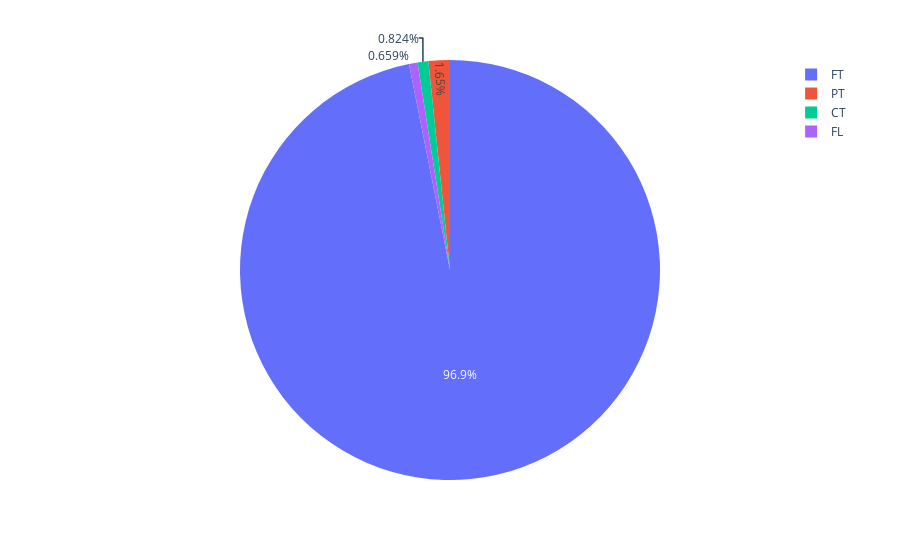

Source (notebook cell):
### Code cell
# Full time çalışma şeklinin toplam çalışma şekline oranı %97
fig2 = px.pie(df1, values = df1['employment_type'].value_counts().values, names = df1['employment_type'].value_counts().index)
fig2.show()

### Figure 1 — Plotly figure (JSON) as saved in the notebook; plotly's stock layout.template omitted (floating-point values rounded to 4 significant figures)
{"data": [{"domain": {"x": [0, 1], "y": [0, 1]}, "hovertemplate": "label=%{label}<br>value=%{value}<extra></extra>", "labels": ["FT", "PT", "CT", "FL"], "legendgroup": "", "name": "", "showlegend": true, "type": "pie", "values": [588, 10, 5, 4]}], "layout": {"legend": {"tracegroupgap": 0}, "margin": {"t": 60}}}
